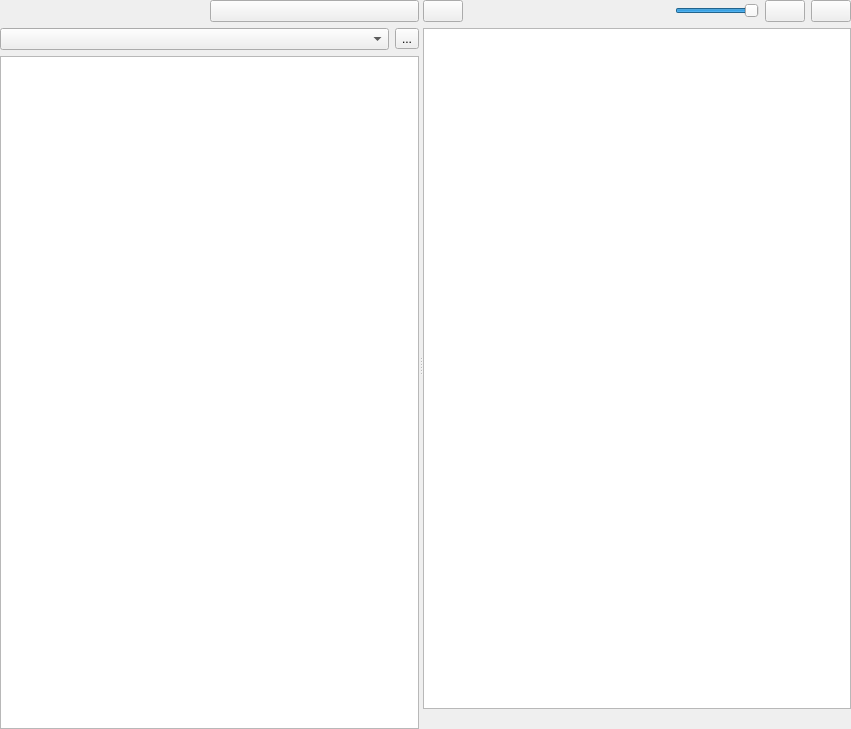
<?xml version="1.0" encoding="UTF-8"?>
<ui version="4.0">
 <class>AssetBrowserWidget</class>
 <widget class="QWidget" name="AssetBrowserWidget">
  <property name="geometry">
   <rect>
    <x>0</x>
    <y>0</y>
    <width>851</width>
    <height>729</height>
   </rect>
  </property>
  <property name="windowTitle">
   <string>Form</string>
  </property>
  <layout class="QHBoxLayout" name="RootLayout" stretch="0">
   <property name="leftMargin">
    <number>0</number>
   </property>
   <property name="topMargin">
    <number>0</number>
   </property>
   <property name="rightMargin">
    <number>0</number>
   </property>
   <property name="bottomMargin">
    <number>0</number>
   </property>
   <item>
    <widget class="QSplitter" name="splitter">
     <property name="sizePolicy">
      <sizepolicy hsizetype="Expanding" vsizetype="Preferred">
       <horstretch>0</horstretch>
       <verstretch>0</verstretch>
      </sizepolicy>
     </property>
     <property name="orientation">
      <enum>Qt::Horizontal</enum>
     </property>
     <property name="childrenCollapsible">
      <bool>false</bool>
     </property>
     <widget class="QWidget" name="layoutWidget">
      <layout class="QVBoxLayout" name="verticalLayout" stretch="0,0,1">
       <item>
        <layout class="QHBoxLayout" name="horizontalLayout">
         <property name="spacing">
          <number>1</number>
         </property>
         <item>
          <widget class="WQtSearchWidget" name="SearchWidget" native="true"/>
         </item>
         <item>
          <widget class="QPushButton" name="ButtonShowItemsSubFolders">
           <property name="toolTip">
            <string>Show/Hide items in sub-folders</string>
           </property>
           <property name="text">
            <string/>
           </property>
           <property name="icon">
            <iconset resource="../QtResources/resources.qrc">
             <normaloff>:/EditorFramework/Icons/ObjectsHidden.svg</normaloff>
             <normalon>:/EditorFramework/Icons/ObjectsVisible.svg</normalon>:/EditorFramework/Icons/ObjectsHidden.svg</iconset>
           </property>
           <property name="checkable">
            <bool>true</bool>
           </property>
          </widget>
         </item>
        </layout>
       </item>
       <item>
        <layout class="QHBoxLayout" name="horizontalLayout_2">
         <item>
          <widget class="QComboBox" name="TypeFilter"/>
         </item>
         <item>
          <widget class="QToolButton" name="ResetTypeFilter">
           <property name="toolTip">
            <string>Reset the type filter to show all assets.</string>
           </property>
           <property name="text">
            <string>...</string>
           </property>
           <property name="icon">
            <iconset resource="../../../Tools/Libs/GuiFoundation/QtResources/resources.qrc">
             <normaloff>:/GuiFoundation/Icons/Undo.svg</normaloff>:/GuiFoundation/Icons/Undo.svg</iconset>
           </property>
          </widget>
         </item>
        </layout>
       </item>
       <item>
        <widget class="QSplitter" name="LeftSplitter">
         <property name="orientation">
          <enum>Qt::Vertical</enum>
         </property>
         <widget class="eqQtAssetBrowserFolderView" name="TreeFolderFilter">
          <property name="uniformRowHeights">
           <bool>true</bool>
          </property>
          <property name="sortingEnabled">
           <bool>true</bool>
          </property>
          <property name="headerHidden">
           <bool>true</bool>
          </property>
          <column>
           <property name="text">
            <string notr="true">1</string>
           </property>
          </column>
         </widget>
        </widget>
       </item>
      </layout>
     </widget>
     <widget class="QWidget" name="layoutWidget2">
      <layout class="QVBoxLayout" name="verticalLayout_2" stretch="0,1,0">
       <item>
        <layout class="QHBoxLayout" name="ToolBarLayout">
         <item>
          <widget class="QPushButton" name="ButtonShowItemsHiddenFolders">
           <property name="toolTip">
            <string>Show/Hide items in hidden folders (folders starting with a dot and '_data' folders)</string>
           </property>
           <property name="text">
            <string/>
           </property>
           <property name="icon">
            <iconset resource="../QtResources/resources.qrc">
             <normaloff>:/EditorFramework/Icons/HiddenFolderOff.svg</normaloff>
             <normalon>:/EditorFramework/Icons/HiddenFolderOn.svg</normalon>:/EditorFramework/Icons/HiddenFolderOff.svg</iconset>
           </property>
           <property name="checkable">
            <bool>true</bool>
           </property>
          </widget>
         </item>
         <item>
          <spacer name="horizontalSpacer">
           <property name="orientation">
            <enum>Qt::Horizontal</enum>
           </property>
           <property name="sizeHint" stdset="0">
            <size>
             <width>40</width>
             <height>0</height>
            </size>
           </property>
          </spacer>
         </item>
         <item>
          <widget class="QSlider" name="IconSizeSlider">
           <property name="sizePolicy">
            <sizepolicy hsizetype="Preferred" vsizetype="Preferred">
             <horstretch>0</horstretch>
             <verstretch>0</verstretch>
            </sizepolicy>
           </property>
           <property name="minimum">
            <number>10</number>
           </property>
           <property name="maximum">
            <number>100</number>
           </property>
           <property name="value">
            <number>100</number>
           </property>
           <property name="orientation">
            <enum>Qt::Horizontal</enum>
           </property>
           <property name="invertedControls">
            <bool>false</bool>
           </property>
          </widget>
         </item>
         <item>
          <widget class="QPushButton" name="ButtonListMode">
           <property name="toolTip">
            <string>Display Items as a List</string>
           </property>
           <property name="text">
            <string/>
           </property>
           <property name="icon">
            <iconset resource="../QtResources/resources.qrc">
             <normaloff>:/EditorFramework/Icons/ListView.svg</normaloff>:/EditorFramework/Icons/ListView.svg</iconset>
           </property>
           <property name="checkable">
            <bool>true</bool>
           </property>
          </widget>
         </item>
         <item>
          <widget class="QPushButton" name="ButtonIconMode">
           <property name="toolTip">
            <string>Display Items as Icons</string>
           </property>
           <property name="text">
            <string/>
           </property>
           <property name="icon">
            <iconset resource="../QtResources/resources.qrc">
             <normaloff>:/EditorFramework/Icons/IconView.svg</normaloff>:/EditorFramework/Icons/IconView.svg</iconset>
           </property>
           <property name="checkable">
            <bool>true</bool>
           </property>
          </widget>
         </item>
        </layout>
       </item>
       <item>
        <widget class="WQtAssetBrowserView" name="ListAssets">
         <property name="contextMenuPolicy">
          <enum>Qt::CustomContextMenu</enum>
         </property>
         <property name="editTriggers">
          <set>QAbstractItemView::EditKeyPressed</set>
         </property>
         <property name="dragEnabled">
          <bool>true</bool>
         </property>
         <property name="dragDropMode">
          <enum>QAbstractItemView::DragOnly</enum>
         </property>
         <property name="alternatingRowColors">
          <bool>false</bool>
         </property>
         <property name="selectionMode">
          <enum>QAbstractItemView::ExtendedSelection</enum>
         </property>
         <property name="verticalScrollMode">
          <enum>QAbstractItemView::ScrollPerPixel</enum>
         </property>
        </widget>
       </item>
       <item>
        <widget class="QLabel" name="AssetStatusBar">
         <property name="text">
          <string/>
         </property>
         <property name="textInteractionFlags">
          <set>Qt::TextSelectableByMouse</set>
         </property>
        </widget>
       </item>
      </layout>
     </widget>
    </widget>
   </item>
  </layout>
 </widget>
 <customwidgets>
  <customwidget>
   <class>WQtAssetBrowserView</class>
   <extends>QListView</extends>
   <header location="global">EditorFramework/Assets/AssetBrowserView.moc.h</header>
  </customwidget>
  <customwidget>
   <class>WQtSearchWidget</class>
   <extends>QWidget</extends>
   <header location="global">GuiFoundation/Widgets/SearchWidget.moc.h</header>
   <container>1</container>
  </customwidget>
  <customwidget>
   <class>eqQtAssetBrowserFolderView</class>
   <extends>QTreeWidget</extends>
   <header location="global">EditorFramework/Assets/AssetBrowserFolderView.moc.h</header>
  </customwidget>
 </customwidgets>
 <tabstops>
  <tabstop>ListAssets</tabstop>
  <tabstop>TreeFolderFilter</tabstop>
  <tabstop>IconSizeSlider</tabstop>
  <tabstop>ButtonListMode</tabstop>
  <tabstop>ButtonIconMode</tabstop>
 </tabstops>
 <resources>
  <include location="../../../Tools/Libs/GuiFoundation/QtResources/resources.qrc"/>
  <include location="../QtResources/resources.qrc"/>
 </resources>
 <connections/>
</ui>
